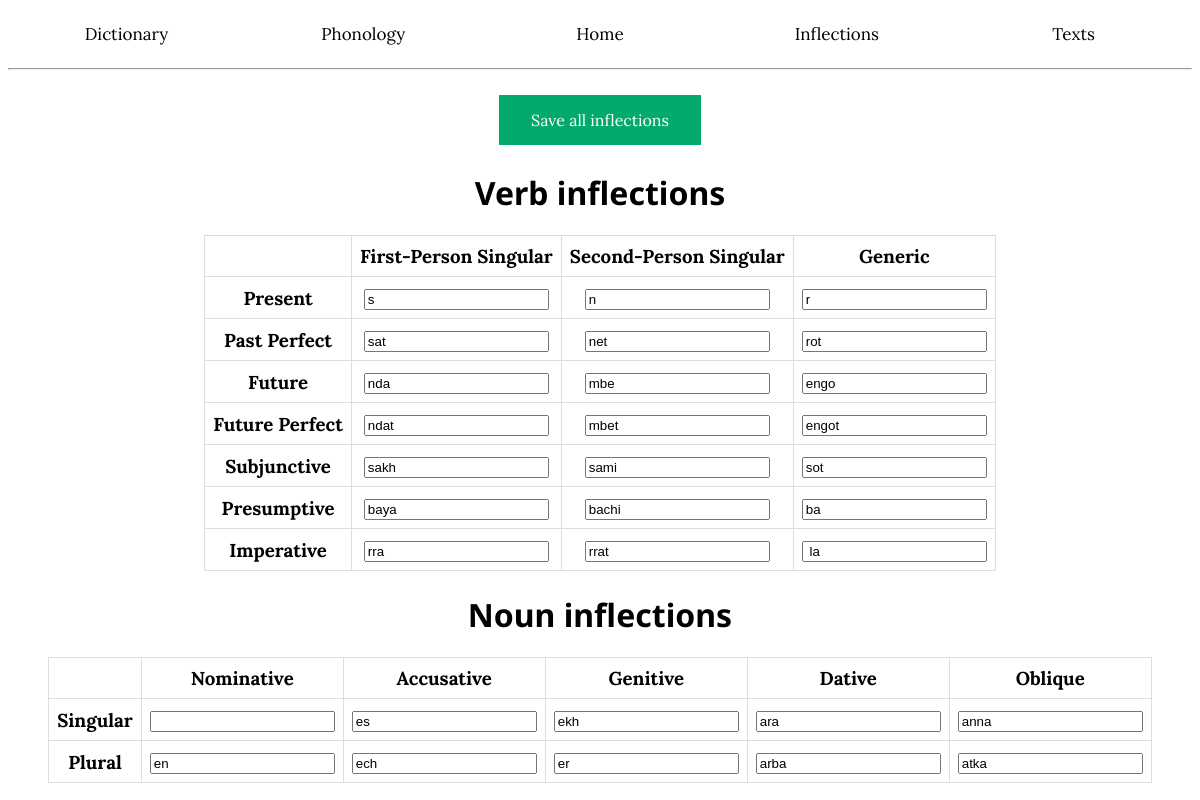
Screenshot of /inflections with the database file from the repository.
### app/models.py (models this page shows, shortened)
class VerbInflections(db.Model):
    __tablename__ = 'Verb Inflections'
    aspect: so.Mapped[str] = so.mapped_column(primary_key=True)
    irregular: so.Mapped[bool] = so.mapped_column()
    gloss: so.Mapped[str] = so.mapped_column()
    fs: so.Mapped[str] = so.mapped_column()
    ss: so.Mapped[str] = so.mapped_column()
    other: so.Mapped[str] = so.mapped_column()

class NounInflections(db.Model):
    __tablename__ = 'Noun Inflections'
    number: so.Mapped[str] = so.mapped_column(primary_key=True)
    irregular: so.Mapped[bool] = so.mapped_column()
    NOM: so.Mapped[str] = so.mapped_column()
    ACC: so.Mapped[str] = so.mapped_column()
    GEN: so.Mapped[str] = so.mapped_column()
    DAT: so.Mapped[str] = so.mapped_column()
    OBL: so.Mapped[str] = so.mapped_column()

### app/routes.py (the view, shortened to what this page needs)
@app.route('/inflections', methods=['GET', 'POST'])
def inflections():
    form = infForm()
    vinf = []
    ninf = []
    for inflection in VerbInflections.query.filter(VerbInflections.irregular == 0).all():
        vinf.append(inflection)
    for inflection in NounInflections.query.filter(NounInflections.irregular == 0).all():
        ninf.append(inflection)
    return render_template('inflections.html', verb=vinf, form=form, SG=ninf[0], PL=ninf[1])

### app/forms.py
class infForm(FlaskForm):
    submit = SubmitField('Save all inflections')

### app/templates/inflections.html (shortened to what this page needs)
<!DOCTYPE html>
<html lang="en">
<head>
</head>
<body>
{% extends "base.html" %}
{% block content %}
<form action="" method="post" novalidate>
    <h3> {{ form.submit(class_="grb gena") }} </h3>
    <h1>Verb inflections</h1>
    <table>
        <tbody>
        <tr>
            <td></td>
            <td><b>First-Person Singular</b></td>
            <td><b>Second-Person Singular</b></td>
            <td><b>Generic</b></td>
        </tr>
        {% for row in verb %}
        <tr>
            <td>
                <b>{{ row.aspect }}</b>
            </td>
            <td>
                <input type="text" name="{{ row.aspect }} 1s" value="{{ row.fs }}">
            </td>
            <td>
                <input type="text" name="{{ row.aspect }} 2s" value="{{ row.ss }}">
            </td>
            <td>
                <input type="text" name="{{ row.aspect }} gen" value="{{ row.other }}">
            </td>
        </tr>
        {% endfor %}
        </tbody>
    </table>
    <h1>Noun inflections</h1>
    <table>
        <tbody>
        <tr>
            <td></td>
            <td><b>Nominative</b></td>
            <td><b>Accusative</b></td>
            <td><b>Genitive</b></td>
            <td><b>Dative</b></td>
            <td><b>Oblique</b></td>
        </tr>
        <tr>
            <td>
                <b>Singular</b>
            </td>
            <td><input type="text" name="SG NOM" value="{{ SG.NOM }}"></td>
            <td><input type="text" name="SG ACC" value="{{ SG.ACC }}"></td>
            <td><input type="text" name="SG GEN" value="{{ SG.GEN }}"></td>
            <td><input type="text" name="SG DAT" value="{{ SG.DAT }}"></td>
            <td><input type="text" name="SG OBL" value="{{ SG.OBL }}"></td>
        </tr>
        <tr>
            <td>
                <b>Plural</b>
            </td>
            <td><input type="text" name="PL NOM" value="{{ PL.NOM }}"></td>
            <td><input type="text" name="PL ACC" value="{{ PL.ACC }}"></td>
            <td><input type="text" name="PL GEN" value="{{ PL.GEN }}"></td>
            <td><input type="text" name="PL DAT" value="{{ PL.DAT }}"></td>
            <td><input type="text" name="PL OBL" value="{{ PL.OBL }}"></td>
        </tr>
        </tbody>
    </table>
</form>
{% endblock %}

### app/templates/base.html (shortened to what this page needs)
<!DOCTYPE html>
<html lang="en">
<head>
    <link rel="stylesheet" href='/static/style.css' />
</head>
<body>
 <div class="navbar">
        <a href="{{ url_for('dictionary') }}">Dictionary</a>
        <a href="{{ url_for('phonology') }}">Phonology</a>
        <a href="{{ url_for('index') }}">Home</a>
        <a href="{{ url_for('inflections') }}">Inflections</a>
        <a href="{{ url_for('texts') }}">Texts</a>
</div>
<hr>
{% block content %}{% endblock %}
</body>
</html>

### app/static/style.css (style rules this page uses)
p, th, td { color: black; font-family: "Lora", serif; font-size: 14pt; font-weight: 400; text-align: left; margin-left: 10%; margin-right: 10%; }
h1 { color: black; font-family: "Noto Sans", sans-serif; font-size: 24pt; text-align: center; font-weight: 700; margin-left: 20%; margin-right: 20%; }
h3 { color: black; font-family: "Noto Sans", sans-serif; font-size: 16pt; text-align: center; }
.navbar { width: 100%; background-color: white; overflow: auto; }
.navbar a { float: left; color: black; font-family: "Lora"; text-decoration: none; font-size: 17px; width: 20%; text-align: center; padding-top: 15px; padding-bottom: 15px; }
.grb { background-color: #e7e7e7; border: none; color: black; padding: 15px 32px; text-align: center; text-decoration: none; display: inline-block; font-size: 16px; margin: 4px 2px; cursor: pointer; font-family: "Lora", serif }
.gena { background-color: #04AA6D; color: white; }
td, th, td[colspan="3"] { border: 1px solid #ddd; padding: 8px; text-align: center; vertical-align: middle; }
table { border-collapse: collapse; margin-left: auto; margin-right: auto; }

### rows the page displays
VerbInflections: aspect "Present", fs "s", ss "n", other "r"
VerbInflections: aspect "Past Perfect", fs "sat", ss "net", other "rot"
VerbInflections: aspect "Future", fs "nda", ss "mbe", other "engo"
VerbInflections: aspect "Future Perfect", fs "ndat", ss "mbet", other "engot"
VerbInflections: aspect "Subjunctive", fs "sakh", ss "sami", other "sot"
VerbInflections: aspect "Presumptive", fs "baya", ss "bachi", other "ba"
VerbInflections: aspect "Imperative", fs "rra", ss "rrat", other "la"
NounInflections: ACC "es", GEN "ekh", DAT "ara", OBL "anna"
NounInflections: NOM "en", ACC "ech", GEN "er", DAT "arba", OBL "atka"
